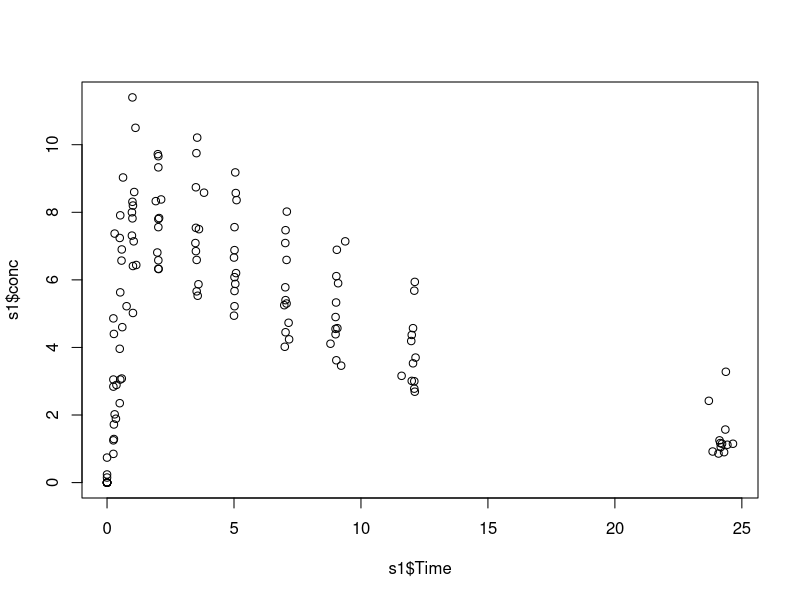
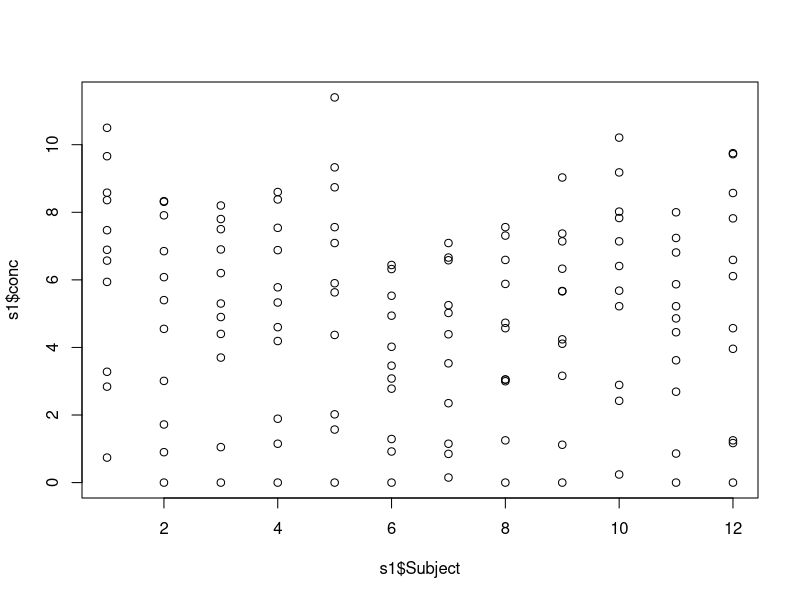
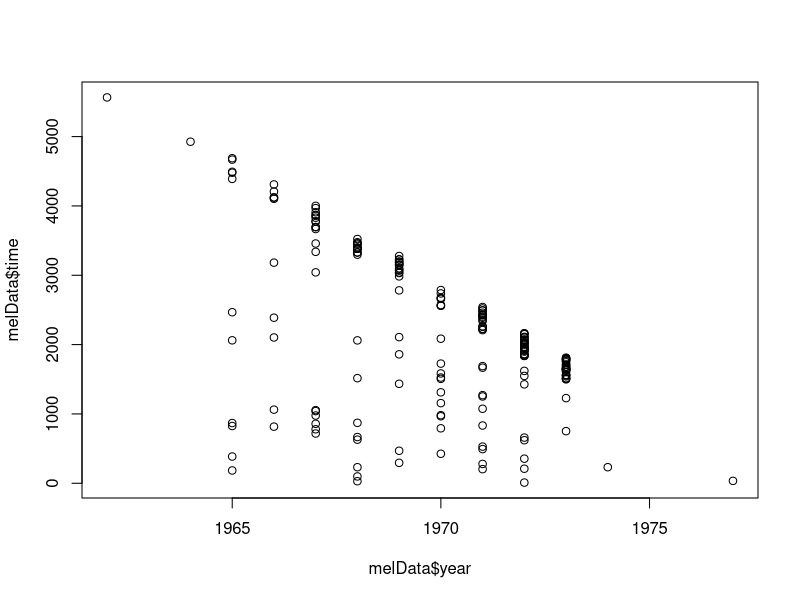
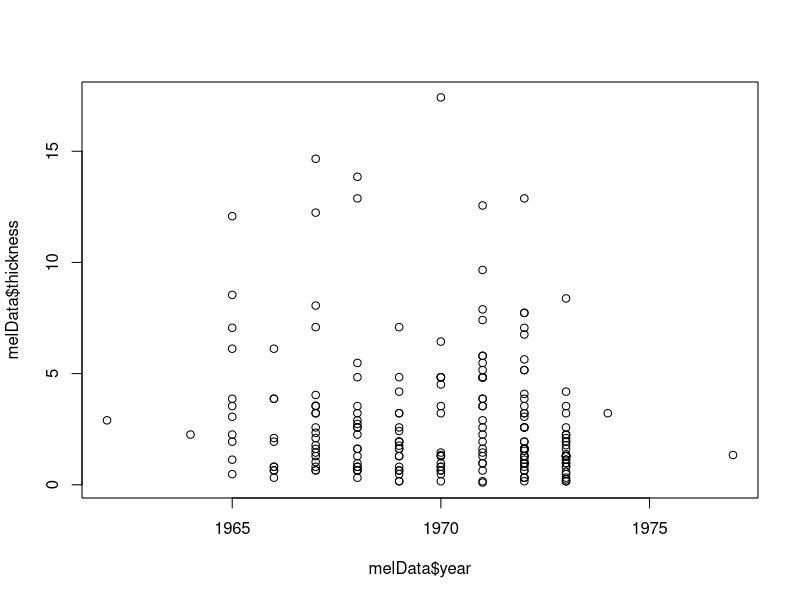

Reproduce these figures in R, in order.
## ---- chunk 1
require(knitr)
#turn off mesages and warnings and make it so output isn't prefixed by anything, default is to put "##" in front of all output for some reason
opts_chunk$set(message=FALSE, warning=FALSE, comment = "")
## ---- chunk 2
s1=read.delim("../dataSets/Session_1.txt")
Session_1=read.delim("../dataSets/Session_1.txt")
## ---- chunk 3
identical(s1,Session_1)
## ---- chunk 4
summary(s1)
## ---- chunk 5
head(s1)
## ---- chunk 6
tail(s1)
## ---- chunk 7
str(s1)
## ---- chunk 8
s1$Time
## ---- chunk 9
min(s1$Time)
## ---- chunk 10
max(s1$Time)
## ---- chunk 11
mean(s1$Time)
## ---- chunk 12
sum(s1$Time)
## ---- chunk 13
sd(s1$Time)
## ---- chunk 14
table(s1$Time)
## ---- chunk 15
table(s1$Subject)
## ---- chunk 16
plot(s1$Time,s1$conc)
## ---- chunk 17
plot(s1$Subject, s1$conc)
## ---- chunk 18
min(s1$Dose)
## ---- chunk 19
max(s1$Wt)
## ---- chunk 20
mean(s1$conc)
## ---- chunk 21
table(s1$Subject)
## ---- chunk 22
head(s1$Time, n=12)
## ---- chunk 23
s1$Time
## ---- chunk 24
melData <- read.delim("../dataSets/Mel.txt")
## ---- chunk 25
max(melData$thickness)
## ---- chunk 26
max(melData$time)
## ---- chunk 27
min(melData$time)
## ---- chunk 28
mean(melData$time)
## ---- chunk 29
table(melData$year)
## ---- chunk 30
plot(melData$year, melData$time)
## ---- chunk 31
plot(melData$year, melData$thickness)
